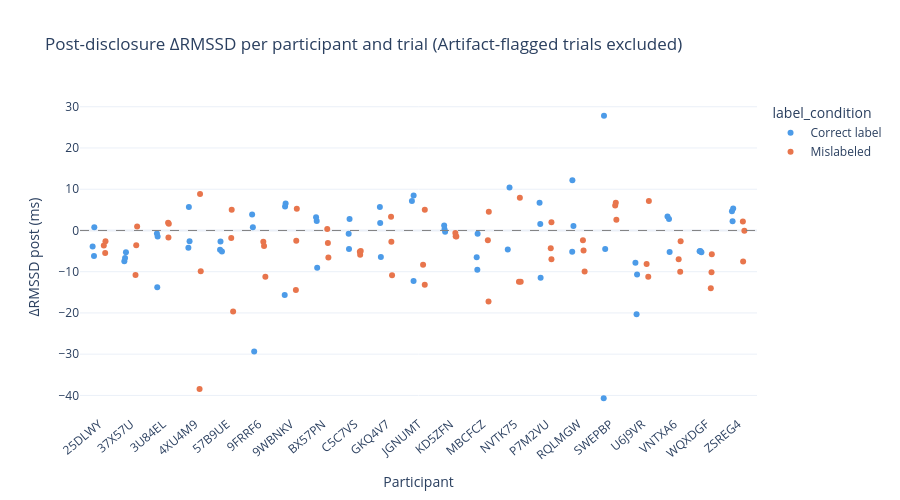

Notebook code for this chart:
### Markdown cell above
### 9c. Per-participant ΔRMSSD post-disclosure strip chart

### Code cell
fig3 = px.strip(
    valid_clean.sort_values('participant_id'),
    x='participant_id', y='delta_rmssd_post',
    color='label_condition',
    color_discrete_map=cond_colors,
    hover_data=['song', 'participant_id'],
    title='Post-disclosure ΔRMSSD per participant and trial (Artifact-flagged trials excluded)',
    labels={'delta_rmssd_post': 'ΔRMSSD post (ms)', 'participant_id': 'Participant'},
    template='plotly_white', height=500
)
fig3.add_hline(y=0, line_dash='dash', line_color='gray', line_width=1)
fig3.update_layout(xaxis_tickangle=-40)
fig3.show()

### Figure 1 — Plotly figure (JSON) as saved in the notebook; plotly's stock layout.template omitted (floating-point values rounded to 4 significant figures)
{"data": [{"alignmentgroup": "True", "boxpoints": "all", "customdata": [["warm-light-patio"], ["guitar-vinaigrette"], ["red-motel-key"], ["guitar-vinaigrette"], ["violins-&-sand"], ["warm-light-patio"], ["red-motel-key"], ["guitar-vinaigrette"], ["sun-through-blinds"], ["red-motel-key"], ["warm-light-patio"], ["old-blue-sheet"], ["guitar-vinaigrette"], ["violins-&-sand"], ["red-motel-key"], ["violins-&-sand"], ["old-blue-sheet"], ["sun-through-blinds"], ["sun-through-blinds"], ["red-motel-key"], ["violins-&-sand"], ["guitar-vinaigrette"], ["old-blue-sheet"], ["warm-light-patio"], ["violins-&-sand"], ["red-motel-key"], ["sun-through-blinds"], ["old-blue-sheet"], ["sun-through-blinds"], ["warm-light-patio"], ["guitar-vinaigrette"], ["violins-&-sand"], ["warm-light-patio"], ["warm-light-patio"], ["sun-through-blinds"], ["old-blue-sheet"], ["warm-light-patio"], ["violins-&-sand"], ["red-motel-key"], ["sun-through-blinds"], ["guitar-vinaigrette"], ["old-blue-sheet"], ["sun-through-blinds"], ["guitar-vinaigrette"], ["old-blue-sheet"], ["sun-through-blinds"], ["red-motel-key"], ["warm-light-patio"], ["violins-&-sand"], ["old-blue-sheet"], ["red-motel-key"], ["old-blue-sheet"], ["guitar-vinaigrette"], ["guitar-vinaigrette"], ["red-motel-key"], ["old-blue-sheet"], ["sun-through-blinds"], ["old-blue-sheet"], ["warm-light-patio"], ["guitar-vinaigrette"], ["old-blue-sheet"], ["warm-light-patio"]], "fillcolor": "rgba(255,255,255,0)", "hoveron": "points", "hovertemplate": "label_condition=Correct label<br>Participant=%{x}<br>ΔRMSSD post (ms)=%{y}<br>song=%{customdata[0]}<extra></extra>", "legendgroup": "Correct label", "line": {"color": "rgba(255,255,255,0)"}, "marker": {"color": "#4C9BE8"}, "name": "Correct label", "offsetgroup": "Correct label", "orientation": "v", "pointpos": 0, "showlegend": true, "type": "box", "x": ["25DLWY", "25DLWY", "25DLWY", "37X57U", "37X57U", "37X57U", "3U84EL", "3U84EL", "3U84EL", "4XU4M9", "4XU4M9", "4XU4M9", "57B9UE", "57B9UE", "57B9UE", "9FRRF6", "9FRRF6", "9FRRF6", "9WBNKV", "9WBNKV", "9WBNKV", "BX57PN", "BX57PN", "BX57PN", "C5C7VS", "C5C7VS", "C5C7VS", "GKQ4V7", "GKQ4V7", "GKQ4V7", "JGNUMT", "JGNUMT", "JGNUMT", "KD5ZFN", "KD5ZFN", "KD5ZFN", "MBCFCZ", "MBCFCZ", "MBCFCZ", "NVTK75", "NVTK75", "P7M2VU", "P7M2VU", "P7M2VU", "RQLMGW", "RQLMGW", "RQLMGW", "SWEPBP", "SWEPBP", "SWEPBP", "U6J9VR", "U6J9VR", "U6J9VR", "VNTXA6", "VNTXA6", "VNTXA6", "WQXDGF", "WQXDGF", "WQXDGF", "ZSREG4", "ZSREG4", "ZSREG4"], "x0": " ", "xaxis": "x", "y": [-3.9, -6.21, 0.7828, -7.48, -5.27, -6.661, -0.7451, -1.495, -13.76, 5.694, -2.602, -4.22, -2.652, -4.652, -5.12, 0.7712, -29.36, 3.848, 5.81, 6.534, -15.65, -9.027, 3.214, 2.31, 2.801, -4.489, -0.8044, 5.692, 1.793, -6.433, 7.144, 8.468, -12.23, -0.3052, 1.179, 0.3204, -0.7786, -9.542, -6.511, 10.44, -4.614, -11.45, 1.574, 6.732, -5.173, 1.077, 12.19, 27.83, -4.523, -40.7, -10.68, -20.34, -7.823, -5.232, 3.361, 2.806, -4.973, -5.035, -5.261, 5.301, 2.253, 4.642], "y0": " ", "yaxis": "y"}, {"alignmentgroup": "True", "boxpoints": "all", "customdata": [["violins-&-sand"], ["old-blue-sheet"], ["sun-through-blinds"], ["sun-through-blinds"], ["old-blue-sheet"], ["red-motel-key"], ["violins-&-sand"], ["old-blue-sheet"], ["warm-light-patio"], ["violins-&-sand"], ["guitar-vinaigrette"], ["sun-through-blinds"], ["warm-light-patio"], ["old-blue-sheet"], ["sun-through-blinds"], ["warm-light-patio"], ["guitar-vinaigrette"], ["red-motel-key"], ["warm-light-patio"], ["guitar-vinaigrette"], ["old-blue-sheet"], ["sun-through-blinds"], ["red-motel-key"], ["violins-&-sand"], ["old-blue-sheet"], ["guitar-vinaigrette"], ["warm-light-patio"], ["violins-&-sand"], ["guitar-vinaigrette"], ["red-motel-key"], ["old-blue-sheet"], ["sun-through-blinds"], ["red-motel-key"], ["violins-&-sand"], ["guitar-vinaigrette"], ["red-motel-key"], ["sun-through-blinds"], ["guitar-vinaigrette"], ["old-blue-sheet"], ["old-blue-sheet"], ["warm-light-patio"], ["violins-&-sand"], ["warm-light-patio"], ["violins-&-sand"], ["red-motel-key"], ["warm-light-patio"], ["guitar-vinaigrette"], ["violins-&-sand"], ["red-motel-key"], ["sun-through-blinds"], ["guitar-vinaigrette"], ["warm-light-patio"], ["violins-&-sand"], ["sun-through-blinds"], ["sun-through-blinds"], ["violins-&-sand"], ["warm-light-patio"], ["guitar-vinaigrette"], ["red-motel-key"], ["violins-&-sand"], ["violins-&-sand"], ["red-motel-key"], ["sun-through-blinds"]], "fillcolor": "rgba(255,255,255,0)", "hoveron": "points", "hovertemplate": "label_condition=Mislabeled<br>Participant=%{x}<br>ΔRMSSD post (ms)=%{y}<br>song=%{customdata[0]}<extra></extra>", "legendgroup": "Mislabeled", "line": {"color": "rgba(255,255,255,0)"}, "marker": {"color": "#E8754C"}, "name": "Mislabeled", "offsetgroup": "Mislabeled", "orientation": "v", "pointpos": 0, "showlegend": true, "type": "box", "x": ["25DLWY", "25DLWY", "25DLWY", "37X57U", "37X57U", "37X57U", "3U84EL", "3U84EL", "3U84EL", "4XU4M9", "4XU4M9", "4XU4M9", "57B9UE", "57B9UE", "57B9UE", "9FRRF6", "9FRRF6", "9FRRF6", "9WBNKV", "9WBNKV", "9WBNKV", "BX57PN", "BX57PN", "BX57PN", "C5C7VS", "C5C7VS", "C5C7VS", "GKQ4V7", "GKQ4V7", "GKQ4V7", "JGNUMT", "JGNUMT", "JGNUMT", "KD5ZFN", "KD5ZFN", "KD5ZFN", "MBCFCZ", "MBCFCZ", "MBCFCZ", "NVTK75", "NVTK75", "NVTK75", "P7M2VU", "P7M2VU", "P7M2VU", "RQLMGW", "RQLMGW", "RQLMGW", "SWEPBP", "SWEPBP", "SWEPBP", "U6J9VR", "U6J9VR", "U6J9VR", "VNTXA6", "VNTXA6", "VNTXA6", "WQXDGF", "WQXDGF", "WQXDGF", "ZSREG4", "ZSREG4", "ZSREG4"], "x0": " ", "xaxis": "x", "y": [-2.615, -3.665, -5.449, -10.8, -3.566, 0.9513, -1.683, 1.87, 1.615, 8.811, -38.43, -9.912, -19.64, 5.034, -1.819, -2.731, -11.21, -3.77, 5.246, -2.508, -14.42, 0.3339, -6.578, -3.06, -5.883, -5.006, -5.166, -2.755, 3.304, -10.88, 4.997, -8.344, -13.17, -1.489, -1.379, -0.6327, 4.559, -17.25, -2.355, 7.951, -12.41, -12.42, -6.958, 1.973, -4.3, -4.878, -2.359, -9.965, 6.729, 2.601, 6.028, -11.24, 7.117, -8.13, -6.955, -10.02, -2.626, -5.779, -14.0, -10.16, -0.04491, 2.174, -7.548], "y0": " ", "yaxis": "y"}], "layout": {"boxmode": "group", "height": 500, "legend": {"title": {"text": "label_condition"}, "tracegroupgap": 0}, "shapes": [{"line": {"color": "gray", "dash": "dash", "width": 1}, "type": "line", "x0": 0, "x1": 1, "xref": "x domain", "y0": 0, "y1": 0, "yref": "y"}], "title": {"text": "Post-disclosure ΔRMSSD per participant and trial (Artifact-flagged trials excluded)"}, "xaxis": {"anchor": "y", "domain": [0, 1], "tickangle": -40, "title": {"text": "Participant"}}, "yaxis": {"anchor": "x", "domain": [0, 1], "title": {"text": "ΔRMSSD post (ms)"}}}}
